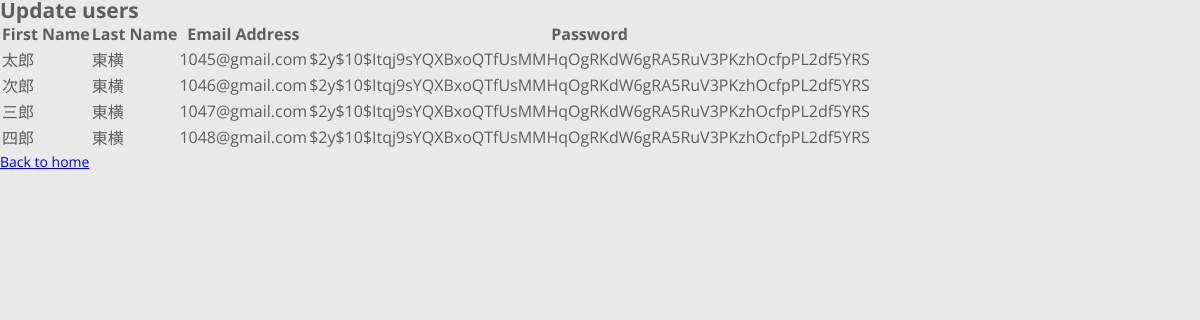
/update.php, run on the app's committed database.
### tables this page shows
create table users(
    email NVARCHAR(100) NOT NULL PRIMARY KEY,
    lastname NVARCHAR(50) ,
    firstname NVARCHAR(50),
    VerifyPassword VARCHAR(256)
);

### common.php (called while the page is built, shortened)
<?php
function escape($html) {
    return htmlspecialchars($html, ENT_QUOTES | ENT_SUBSTITUTE, "UTF-8");
}

### public/update.php (the view)
<?php
require "../config.php";
require "../common.php";
try {
  $connection = new PDO($dsn, $username, $password, $options);
  $sql = "SELECT * FROM users";
  $statement = $connection->prepare($sql);
  $statement->execute();
  $result = $statement->fetchAll();
} catch(PDOException $error) {
  echo $sql . "<br>" . $error->getMessage();
}
?>
<?php require "templates/header.php"; ?>
<h2>Update users</h2>
<table>
    <thead>
        <tr>
            <th>First Name</th>
            <th>Last Name</th>
            <th>Email Address</th>
            <th>Password</th>
        </tr>
    </thead>
    <tbody>
    <?php foreach ($result as $row) : ?>
        <tr>
            <td><?php echo escape($row["firstname"]); ?></td>
            <td><?php echo escape($row["lastname"]); ?></td>
            <td><?php echo escape($row["email"]); ?></td>
            <td><?php echo escape($row["VerifyPassword"]); ?></td>
        </tr>
    <?php endforeach; ?>
    </tbody>
</table>
<a href="index.php">Back to home</a>
<?php require "templates/footer.php"; ?>

### public/templates/header.php (shortened to what this page needs)
<html lang="ja">
<head>
	<link rel="stylesheet" href="css/style.css">
	<link rel="stylesheet" href="../css/style.css">
</head>

### public/templates/footer.php
</body>
</html>

### public/css/style.css (style rules this page uses)
* { margin: 0; padding: 0; box-sizing: border-box; }

### data on the page
users: firstname "太郎", lastname "東横", email "1045@gmail.com", VerifyPassword "$2y$10$Itqj9sYQXBxoQTfUsMMHqOgRKdW6gRA5RuV3PKzhOcfpPL2df5YRS"
users: firstname "次郎", lastname "東横", email "1046@gmail.com", VerifyPassword "$2y$10$Itqj9sYQXBxoQTfUsMMHqOgRKdW6gRA5RuV3PKzhOcfpPL2df5YRS"
users: firstname "三郎", lastname "東横", email "1047@gmail.com", VerifyPassword "$2y$10$Itqj9sYQXBxoQTfUsMMHqOgRKdW6gRA5RuV3PKzhOcfpPL2df5YRS"
users: firstname "四郎", lastname "東横", email "1048@gmail.com", VerifyPassword "$2y$10$Itqj9sYQXBxoQTfUsMMHqOgRKdW6gRA5RuV3PKzhOcfpPL2df5YRS"
